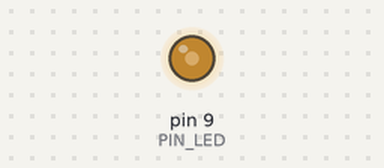
Simulated run of this sketch. Board: Arduino Uno, built with avr-gcc and run on an emulated ATmega328P. Shown: output pins drawn as LEDs (lit = HIGH).

Above: at 0.1 s.
Timing chart, 0 to 1.6 s (numbered marks = the images above):
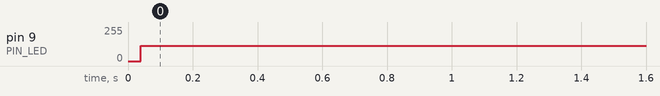

Measured:
- by itself, pin 9 (PIN_LED): 0/255 → 116/255 at 0.04 s

The sketch:

sketch_ej2.ino
```cpp
#define PIN_LED 9
#define UN_SEGUNDO 1000

void setup() {
  pinMode(PIN_LED, OUTPUT);
}

void loop() {

  digitalWrite(PIN_LED, HIGH);
  delay((2/3)*UN_SEGUNDO);
  digitalWrite(PIN_LED, LOW);
  delay((1/3)*UN_SEGUNDO);

}
```
